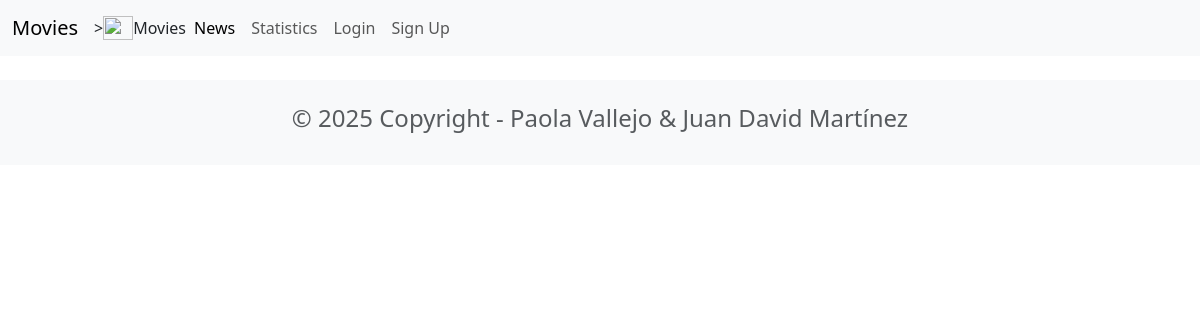
Before: /news/ with the older database file.
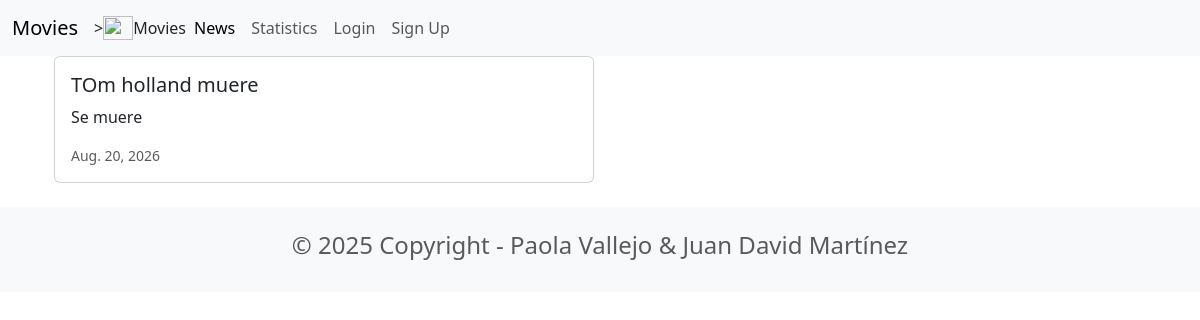
After: the same page with the newer database file.
### news/models.py (models this page shows, shortened)
class News(models.Model):
    headline = models.CharField(max_length=200)
    body = models.TextField()
    date = models.DateField()

### news/views.py (the view)
# urls.py: path('news/', include('news.urls')),
def news(request):
    newss = News.objects.all().order_by('-date')
    return render(request, 'news.html', {'newss':newss})

### news/templates/news.html
{% extends 'base.html' %}
{% block content %}
<div class="container">
{% for news in newss %}
      <div class="card mb-3" style="max-width: 540px;">
  <div class="row g-0">
    <div class="col-md-8">
      <div class="card-body">
        <h5 class="card-title">{{ news.headline }}</h5>
        <p class="card-text">{{ news.body }}</p>
        <p class="card-text"><small class="text-body-secondary">{{ news.date }}</small></p>
      </div>
    </div>
  </div>
</div>
{% endfor %}
</div>
{% endblock content %}

### moviereviews/templates/base.html (shortened to what this page needs)
    <head>
        <link href="https://cdn.jsdelivr.net/npm/bootstrap@5.3.8/dist/css/bootstrap.min.css" rel="stylesheet">
    </head>
<nav class="navbar navbar-expand-lg bg-body-tertiary">
    <div class="container-fluid">
        <a class="navbar-brand" href="{% url 'home' %}">Movies</a>>
            {% load static %}
        <img src="{% static 'images/home.png' %}" alt="" width="30" height="24"
           class="d-inline-block align-text-top" />
        Movies
    <div class="collapse navbar-collapse" id="navbarSupportedContent">
        <ul class="navbar-nav me-auto mb-2 mb-lg-0">
            <li class="nav-item">
                <a class="nav-link active" aria-current="page" href="{% url 'news' %}">News</a>
            </li>
            <li class="nav-item">
                <a class="nav-link" href="#">Statistics</a>
            </li>
            <li class="nav-item">
                <a class="nav-link" href="#">Login</a>
            </li>
            <li class="nav-item">
                <a class="nav-link" href="#">Sign Up</a>
            </li>
        </ul>
    </div>
    </div>
</nav>
<div class="container">
    {% block content %}
    {% endblock content %}
</div>
<footer class="text-center text-lg-start bg-light text-muted mt-4">
    <div class="container">
        <div class="row">
            <div class="text-center p-4">
                <h4>© 2025 Copyright - Paola Vallejo & Juan David Martínez</h4>
            </div>
        </div>
    </div>
</footer>

Changed rows visible on the page:
added News: headline "TOm holland muere", body "Se muere", date "Aug. 20, 2026"
